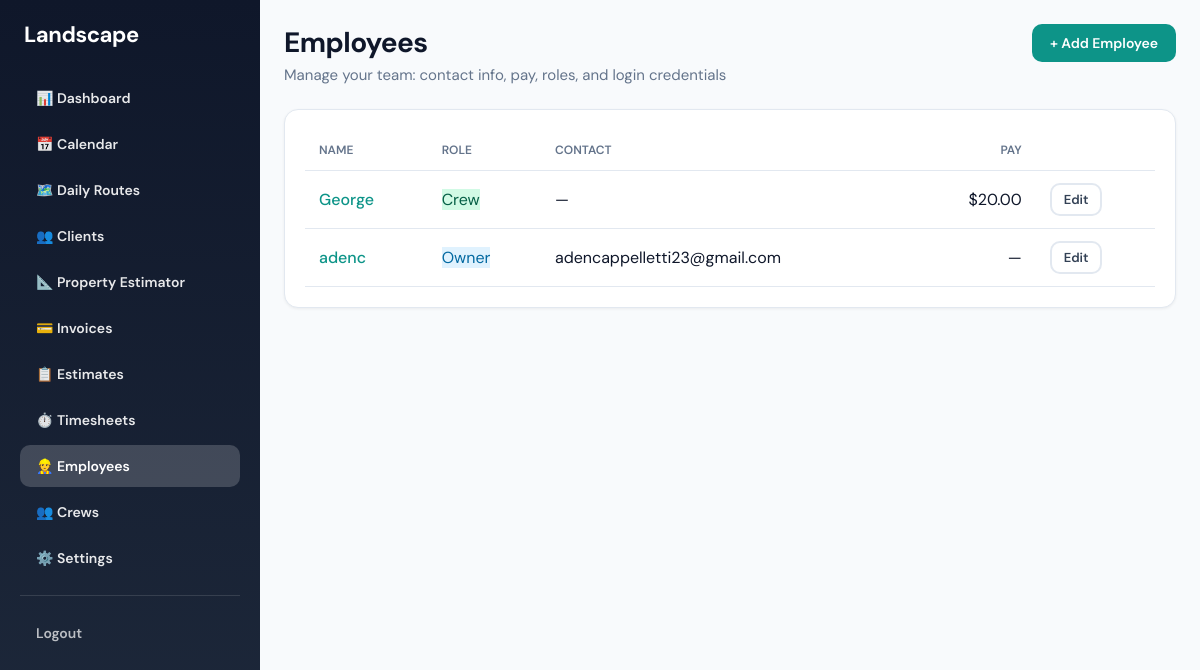
/employees/ (signed in), run on the app's committed database.
### accounts/models.py (models this page shows, shortened)
class User(AbstractUser):
    ROLE_CHOICES = [
        ('owner', 'Owner'),
        ('crew', 'Crew'),
    ]
    business = models.ForeignKey(
        Business,
        on_delete=models.CASCADE,
        related_name='users',
        null=True,  # Owner can be null initially if needed
        blank=True
    )
    role = models.CharField(max_length=10, choices=ROLE_CHOICES, default='crew')
    hourly_rate = models.DecimalField(
        max_digits=8,
        decimal_places=2,
        null=True,
        blank=True,
        help_text='Hourly cost for crew members (used for labor cost reporting)'
    )
    phone = models.CharField(max_length=20, blank=True)
    address_line1 = models.CharField(max_length=255, blank=True, verbose_name='Address')
    address_line2 = models.CharField(max_length=255, blank=True)
    city = models.CharField(max_length=100, blank=True)
    state = models.CharField(max_length=50, blank=True)
    postal_code = models.CharField(max_length=20, blank=True, verbose_name='ZIP / Postal code')
    color = models.CharField(
        max_length=7,
        blank=True,
        default='',
        help_text='Hex color for calendar/route (e.g. #3b82f6). Owner can customize.'
    )

### accounts/views.py (the view)
# urls.py: path("", views.employee_list, name="employee_list"),
@role_required("owner")
def employee_list(request):
    business = _get_business(request)
    if not business:
        messages.error(request, "You must be associated with a business to manage employees.")
        return redirect("/")
    employees = User.objects.filter(business=business).order_by('role', 'first_name', 'last_name', 'username')
    return render(request, "accounts/employee_list.html", {"employees": employees})

### accounts/views.py (called while the page is built)
def _get_business(request):
    return getattr(request.user, 'business', None)

### accounts/templates/accounts/employee_list.html (shortened to what this page needs)
{% extends "base.html" %}
{% block content %}
<div class="page-header" style="display: flex; justify-content: space-between; align-items: flex-start; flex-wrap: wrap; gap: 16px;">
  <div>
    <h1>Employees</h1>
    <p>Manage your team: contact info, pay, roles, and login credentials</p>
  </div>
  <a href="{% url 'employee_add' %}" class="btn btn-primary">+ Add Employee</a>
</div>
<div class="card">
  <table class="data-table">
    <thead>
      <tr>
        <th>Name</th>
        <th>Role</th>
        <th>Contact</th>
        <th class="num">Pay</th>
        <th></th>
      </tr>
    </thead>
    <tbody>
      {% for emp in employees %}
      <tr>
        <td>
          <a href="{% url 'employee_edit' emp.id %}" class="link-primary">
            {{ emp.get_full_name|default:emp.username }}
          </a>
        </td>
        <td><span class="badge badge-{{ emp.role }}">{{ emp.get_role_display }}</span></td>
        <td>
          {% if emp.email %}{{ emp.email }}{% endif %}
          {% if not emp.phone and not emp.email %}—{% endif %}
        </td>
        <td class="num">{% if emp.hourly_rate %}${% endif %}{{ emp.hourly_rate|default:"—" }}</td>
        <td>
          <a href="{% url 'employee_edit' emp.id %}" class="btn btn-secondary btn-sm">Edit</a>
        </td>
      </tr>
      {% empty %}
      <tr><td colspan="5">No employees yet. <a href="{% url 'employee_add' %}" class="link-primary">Add your first employee</a></td></tr>
      {% endfor %}
    </tbody>
  </table>
</div>
{% endblock %}

### templates/base.html (style rules this page uses)
:root { --primary: #0d9488; --primary-hover: #0f766e; --primary-light: #ccfbf1; --secondary: #334155; --accent: #059669; --surface: #ffffff; --surface-alt: #f8fafc; --border: #e2e8f0; --text: #0f172a; --text-muted: #64748b; }
* { box-sizing: border-box; }
body { margin: 0; font-family: 'DM Sans', -apple-system, BlinkMacSystemFont, sans-serif; background: var(--surface-alt); color: var(--text); min-height: 100vh; display: flex; }
.btn { display: inline-flex; align-items: center; justify-content: center; gap: 8px; padding: 10px 18px; font-size: 14px; font-weight: 600; border-radius: 10px; text-decoration: none; cursor: pointer; border: none; transition: all 0.15s ease; font-family: inherit; }
.btn-primary { background: var(--primary); color: white; }
.btn-secondary { background: white; color: var(--secondary); border: 2px solid var(--border); }
.btn-sm { padding: 6px 12px; font-size: 13px; }
.page-header { margin-bottom: 24px; }
.page-header h1 { font-size: 28px; font-weight: 700; margin: 0 0 4px 0; letter-spacing: -0.02em; }
.page-header p { margin: 0; color: var(--text-muted); font-size: 15px; }
.card { background: var(--surface); border-radius: 14px; padding: 20px; box-shadow: 0 1px 3px rgba(0,0,0,0.06); border: 1px solid var(--border); }
.data-table { width: 100%; border-collapse: collapse; }
.data-table th, .data-table td { padding: 12px 14px; text-align: left; border-bottom: 1px solid var(--border); }
.data-table th { font-size: 12px; font-weight: 600; text-transform: uppercase; color: var(--text-muted); }
.data-table .num { text-align: right; }
.link-primary { color: var(--primary); font-weight: 500; text-decoration: none; }

### accounts/templates/accounts/employee_list.html (style rules this page uses)
.badge-owner { background: #e0f2fe; color: #0369a1; }
.badge-crew { background: #d1fae5; color: #065f46; }

### data on the page
User: get_full_name "George", role "Crew", hourly_rate "20.00"
User: get_full_name "adenc", role "Owner", email "adencappelletti23@gmail.com", hourly_rate "—"
